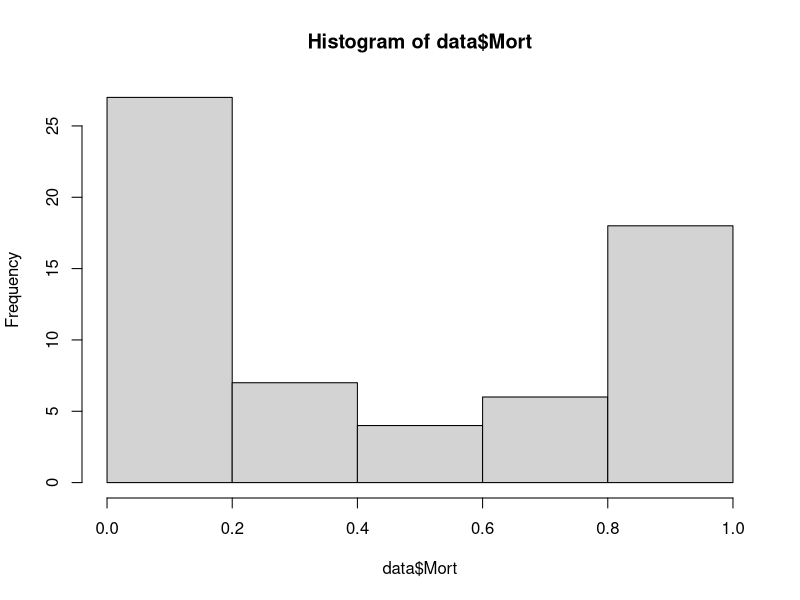
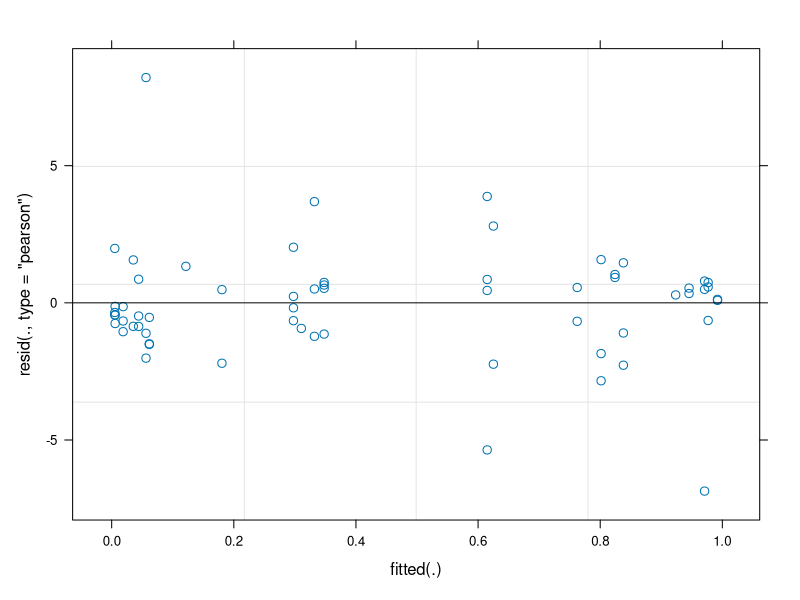
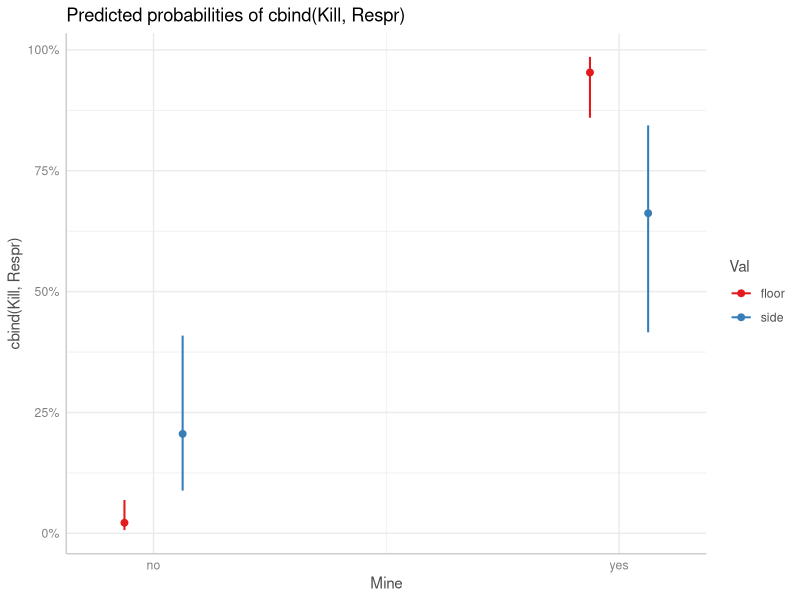
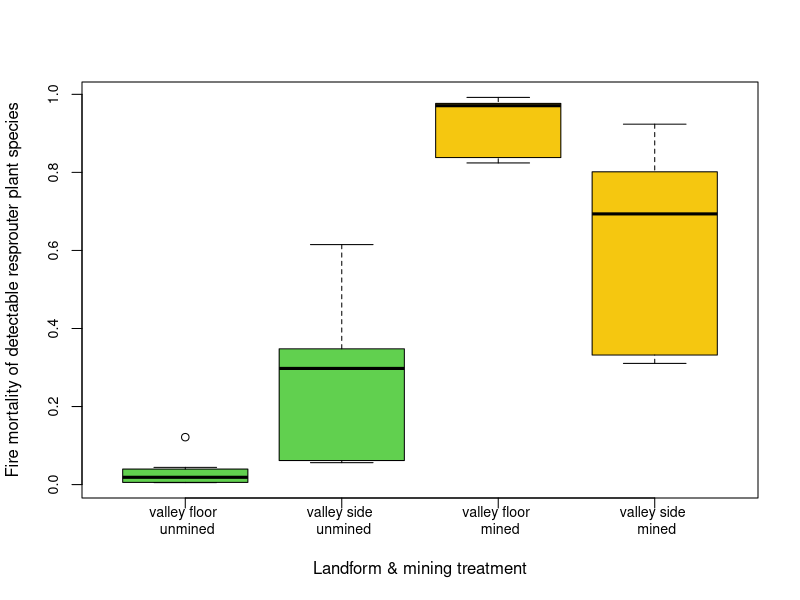
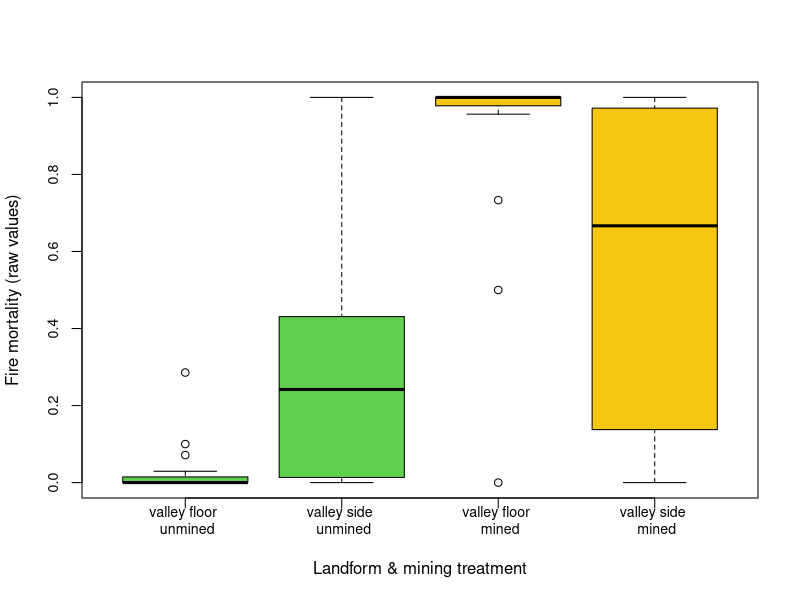

Recreate these plots in R, in order.
## ---- chunk 1
require(tidyverse)
require(ggeffects)
require(tidyverse)
require(lme4)
## ---- chunk 2
newnmd = read.csv("NewnesResprouterMortality_SixDetectableSpp.csv", header=T, row.names=1, stringsAsFactors = FALSE)
## ---- chunk 3

(newnmd %>% transmute(Val=Valley, Mine=Undermined, Fire=Fire_interval, RecOrgan=Recovery_Organ, Kill, Respr, Mort=Kill/Tot, Sppf=factor(Species)) -> data)

## ---- chunk 4
model <- glm(cbind(Kill,Respr)~Mine*Val, data, family=binomial)
summary(model) # see p. 634 Crawley
## ---- chunk 5
hist(data$Mort)
## ---- chunk 6
model2 <- glmer(cbind(Kill,Respr) ~ Mine * Val + (1|Sppf), dat=data, family = binomial(link = "logit"))
summary(model2)
plot(model2)
## ---- chunk 7
model3 <- glmer(cbind(Kill,Respr) ~ Mine * Val + (1|Sppf), dat=data, family = binomial(link = "cloglog"))
AIC(model2,model3)
## ---- chunk 8

ggpredict(model2, c("Mine", "Val")) 

## ---- chunk 9
ggpredict(model2, c("Mine", "Val")) %>% plot() 


## ---- chunk 10
data$prd <- predict(model2,type="response")
boxplot(prd~Val+Mine,data, xlab = "Landform & mining treatment", ylab ="Fire mortality of detectable resprouter plant species",
        cex.axis = 0.85,  names = c("valley floor \n unmined", "valley side \n unmined", "valley floor \n mined", "valley side \n mined"),
        col = c(3,3,7,7))
## ---- chunk 11
boxplot(Mort ~ Val + Mine, data, xlab = "Landform & mining treatment", ylab ="Fire mortality (raw values)",
        cex.axis = 0.85,  names = c("valley floor \n unmined", "valley side \n unmined", "valley floor \n mined", "valley side \n mined"),
        col = c(3,3,7,7))
